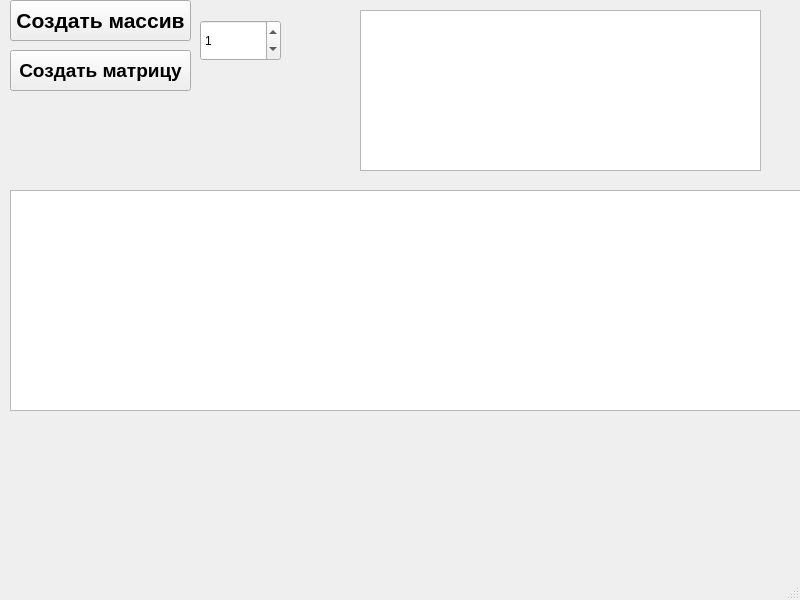
<?xml version="1.0" encoding="UTF-8"?>
<ui version="4.0">
 <class>MainWindow</class>
 <widget class="QMainWindow" name="MainWindow">
  <property name="geometry">
   <rect>
    <x>0</x>
    <y>0</y>
    <width>800</width>
    <height>600</height>
   </rect>
  </property>
  <property name="minimumSize">
   <size>
    <width>800</width>
    <height>600</height>
   </size>
  </property>
  <property name="windowTitle">
   <string>MainWindow</string>
  </property>
  <widget class="QWidget" name="centralwidget">
   <widget class="QPushButton" name="pushButton">
    <property name="geometry">
     <rect>
      <x>10</x>
      <y>0</y>
      <width>181</width>
      <height>41</height>
     </rect>
    </property>
    <property name="font">
     <font>
      <pointsize>16</pointsize>
      <weight>75</weight>
      <bold>true</bold>
     </font>
    </property>
    <property name="text">
     <string>Создать массив</string>
    </property>
   </widget>
   <widget class="QSpinBox" name="spinBox">
    <property name="geometry">
     <rect>
      <x>200</x>
      <y>20</y>
      <width>81</width>
      <height>41</height>
     </rect>
    </property>
    <property name="value">
     <number>1</number>
    </property>
   </widget>
   <widget class="QTextEdit" name="textEdit">
    <property name="geometry">
     <rect>
      <x>360</x>
      <y>10</y>
      <width>401</width>
      <height>161</height>
     </rect>
    </property>
   </widget>
   <widget class="QTableWidget" name="tableWidget">
    <property name="geometry">
     <rect>
      <x>10</x>
      <y>190</y>
      <width>801</width>
      <height>221</height>
     </rect>
    </property>
    <property name="minimumSize">
     <size>
      <width>301</width>
      <height>221</height>
     </size>
    </property>
    <attribute name="horizontalHeaderCascadingSectionResizes">
     <bool>false</bool>
    </attribute>
    <attribute name="horizontalHeaderShowSortIndicator" stdset="0">
     <bool>false</bool>
    </attribute>
   </widget>
   <widget class="QPushButton" name="pushButton_2">
    <property name="geometry">
     <rect>
      <x>10</x>
      <y>50</y>
      <width>181</width>
      <height>41</height>
     </rect>
    </property>
    <property name="font">
     <font>
      <family>MS Shell Dlg 2</family>
      <pointsize>14</pointsize>
      <weight>75</weight>
      <bold>true</bold>
     </font>
    </property>
    <property name="text">
     <string>Создать матрицу</string>
    </property>
   </widget>
  </widget>
  <widget class="QMenuBar" name="menubar">
   <property name="geometry">
    <rect>
     <x>0</x>
     <y>0</y>
     <width>800</width>
     <height>21</height>
    </rect>
   </property>
  </widget>
  <widget class="QStatusBar" name="statusbar"/>
 </widget>
 <resources/>
 <connections/>
</ui>
